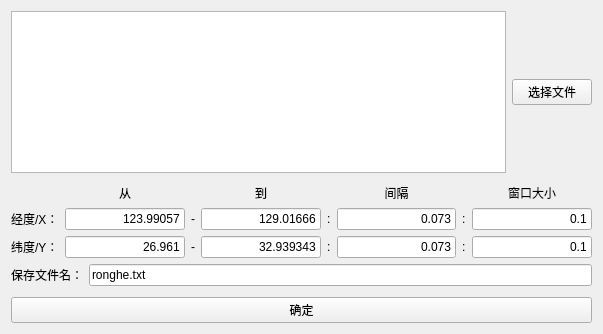
<?xml version="1.0" encoding="UTF-8"?>
<ui version="4.0">
 <class>mergeForm</class>
 <widget class="QWidget" name="mergeForm">
  <property name="geometry">
   <rect>
    <x>0</x>
    <y>0</y>
    <width>603</width>
    <height>334</height>
   </rect>
  </property>
  <property name="windowTitle">
   <string>数据融合</string>
  </property>
  <layout class="QHBoxLayout" name="horizontalLayout_4">
   <item>
    <layout class="QVBoxLayout" name="verticalLayout">
     <item>
      <layout class="QHBoxLayout" name="horizontalLayout">
       <item>
        <widget class="QTableView" name="tableView">
         <property name="sizePolicy">
          <sizepolicy hsizetype="Expanding" vsizetype="Expanding">
           <horstretch>0</horstretch>
           <verstretch>0</verstretch>
          </sizepolicy>
         </property>
        </widget>
       </item>
       <item>
        <widget class="QPushButton" name="chooseFiles">
         <property name="sizePolicy">
          <sizepolicy hsizetype="Fixed" vsizetype="Fixed">
           <horstretch>0</horstretch>
           <verstretch>0</verstretch>
          </sizepolicy>
         </property>
         <property name="text">
          <string>选择文件</string>
         </property>
        </widget>
       </item>
      </layout>
     </item>
     <item>
      <layout class="QGridLayout" name="gridLayout">
       <property name="topMargin">
        <number>5</number>
       </property>
       <item row="3" column="7">
        <widget class="QLabel" name="label_12">
         <property name="text">
          <string>:</string>
         </property>
        </widget>
       </item>
       <item row="4" column="1">
        <widget class="QLineEdit" name="lineEdit_lat_min">
         <property name="text">
          <string>26.961</string>
         </property>
         <property name="alignment">
          <set>Qt::AlignRight|Qt::AlignTrailing|Qt::AlignVCenter</set>
         </property>
        </widget>
       </item>
       <item row="3" column="1">
        <widget class="QLineEdit" name="lineEdit_lon_min">
         <property name="text">
          <string>123.99057</string>
         </property>
         <property name="alignment">
          <set>Qt::AlignRight|Qt::AlignTrailing|Qt::AlignVCenter</set>
         </property>
        </widget>
       </item>
       <item row="3" column="8">
        <widget class="QLineEdit" name="lineEdit_lonx">
         <property name="text">
          <string>0.1</string>
         </property>
         <property name="alignment">
          <set>Qt::AlignRight|Qt::AlignTrailing|Qt::AlignVCenter</set>
         </property>
        </widget>
       </item>
       <item row="3" column="0">
        <widget class="QLabel" name="label_4">
         <property name="sizePolicy">
          <sizepolicy hsizetype="Preferred" vsizetype="Preferred">
           <horstretch>0</horstretch>
           <verstretch>0</verstretch>
          </sizepolicy>
         </property>
         <property name="text">
          <string>经度/X：</string>
         </property>
        </widget>
       </item>
       <item row="3" column="2">
        <widget class="QLabel" name="label_5">
         <property name="text">
          <string>-</string>
         </property>
        </widget>
       </item>
       <item row="4" column="3">
        <widget class="QLineEdit" name="lineEdit_lat_max">
         <property name="text">
          <string>32.939343</string>
         </property>
         <property name="alignment">
          <set>Qt::AlignRight|Qt::AlignTrailing|Qt::AlignVCenter</set>
         </property>
        </widget>
       </item>
       <item row="4" column="2">
        <widget class="QLabel" name="label_7">
         <property name="text">
          <string>-</string>
         </property>
        </widget>
       </item>
       <item row="4" column="0">
        <widget class="QLabel" name="label_6">
         <property name="text">
          <string>纬度/Y：</string>
         </property>
        </widget>
       </item>
       <item row="3" column="4">
        <widget class="QLabel" name="label_14">
         <property name="text">
          <string>:</string>
         </property>
        </widget>
       </item>
       <item row="4" column="4">
        <widget class="QLabel" name="label_13">
         <property name="text">
          <string>:</string>
         </property>
        </widget>
       </item>
       <item row="4" column="5">
        <widget class="QLineEdit" name="lineEdit_lat_step">
         <property name="text">
          <string>0.073</string>
         </property>
         <property name="alignment">
          <set>Qt::AlignRight|Qt::AlignTrailing|Qt::AlignVCenter</set>
         </property>
        </widget>
       </item>
       <item row="3" column="3">
        <widget class="QLineEdit" name="lineEdit_lon_max">
         <property name="text">
          <string>129.01666</string>
         </property>
         <property name="alignment">
          <set>Qt::AlignRight|Qt::AlignTrailing|Qt::AlignVCenter</set>
         </property>
        </widget>
       </item>
       <item row="3" column="5">
        <widget class="QLineEdit" name="lineEdit_lon_step">
         <property name="text">
          <string>0.073</string>
         </property>
         <property name="alignment">
          <set>Qt::AlignRight|Qt::AlignTrailing|Qt::AlignVCenter</set>
         </property>
        </widget>
       </item>
       <item row="4" column="8">
        <widget class="QLineEdit" name="lineEdit_laty">
         <property name="text">
          <string>0.1</string>
         </property>
         <property name="alignment">
          <set>Qt::AlignRight|Qt::AlignTrailing|Qt::AlignVCenter</set>
         </property>
        </widget>
       </item>
       <item row="4" column="7">
        <widget class="QLabel" name="label_15">
         <property name="text">
          <string>:</string>
         </property>
        </widget>
       </item>
       <item row="0" column="1">
        <widget class="QLabel" name="label">
         <property name="layoutDirection">
          <enum>Qt::LeftToRight</enum>
         </property>
         <property name="text">
          <string>从</string>
         </property>
         <property name="alignment">
          <set>Qt::AlignCenter</set>
         </property>
        </widget>
       </item>
       <item row="0" column="3">
        <widget class="QLabel" name="label_2">
         <property name="layoutDirection">
          <enum>Qt::LeftToRight</enum>
         </property>
         <property name="text">
          <string>到</string>
         </property>
         <property name="alignment">
          <set>Qt::AlignCenter</set>
         </property>
        </widget>
       </item>
       <item row="0" column="5">
        <widget class="QLabel" name="label_3">
         <property name="layoutDirection">
          <enum>Qt::LeftToRight</enum>
         </property>
         <property name="text">
          <string>间隔</string>
         </property>
         <property name="alignment">
          <set>Qt::AlignCenter</set>
         </property>
        </widget>
       </item>
       <item row="0" column="8">
        <widget class="QLabel" name="label_8">
         <property name="layoutDirection">
          <enum>Qt::LeftToRight</enum>
         </property>
         <property name="text">
          <string>窗口大小</string>
         </property>
         <property name="alignment">
          <set>Qt::AlignCenter</set>
         </property>
        </widget>
       </item>
      </layout>
     </item>
     <item>
      <layout class="QHBoxLayout" name="horizontalLayout_3">
       <item>
        <widget class="QLabel" name="label_9">
         <property name="text">
          <string>保存文件名：</string>
         </property>
        </widget>
       </item>
       <item>
        <widget class="QLineEdit" name="lineEdit">
         <property name="text">
          <string>ronghe.txt</string>
         </property>
        </widget>
       </item>
      </layout>
     </item>
     <item>
      <layout class="QHBoxLayout" name="horizontalLayout_2">
       <property name="topMargin">
        <number>5</number>
       </property>
       <item>
        <widget class="QPushButton" name="confirm">
         <property name="text">
          <string>确定</string>
         </property>
        </widget>
       </item>
      </layout>
     </item>
    </layout>
   </item>
  </layout>
 </widget>
 <resources/>
 <connections/>
</ui>
